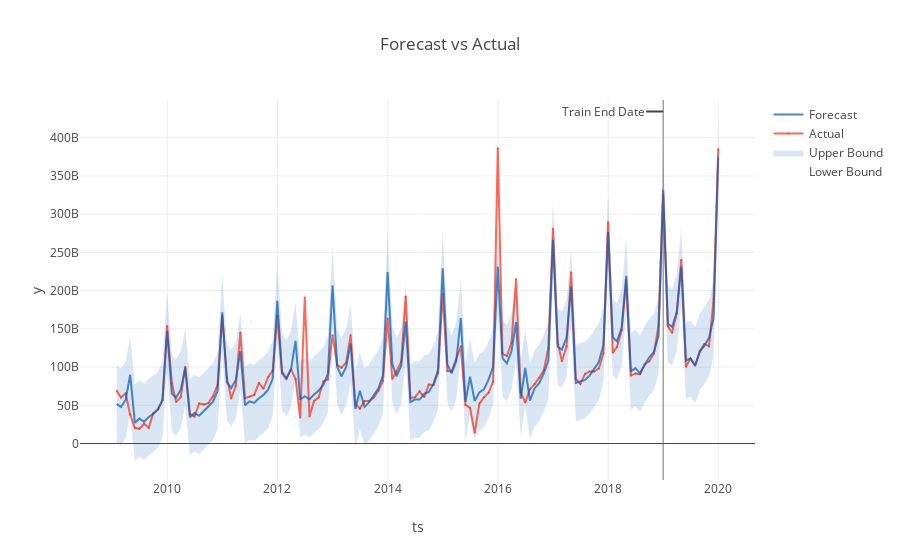

Write notebook code for a chart like this one.
### Code cell
backtest = result.backtest
fig = backtest.plot()
plotly.io.show(fig)

### Figure 1 — Plotly figure (JSON) as saved in the notebook; plotly's stock layout.template omitted (floating-point values rounded to 4 significant figures; data arrays with more than 128 entries replaced by an {"elided": "..."} marker saying what was removed)
{"data": [{"legendgroup": "interval", "line": {"color": "rgba(0, 90, 181, 0.5)", "width": 0}, "mode": "lines", "name": "Lower Bound", "type": "scatter", "uid": "e82e2c0b-7a2c-44e8-934d-4418ff82b306", "x": {"elided": "132 str values"}, "y": {"elided": "132 float values"}}, {"fill": "tonexty", "fillcolor": "rgba(0, 90, 181, 0.15)", "legendgroup": "interval", "line": {"color": "rgba(0, 90, 181, 0.5)", "width": 0}, "mode": "lines", "name": "Upper Bound", "type": "scatter", "uid": "a7daa734-040b-4de9-a301-16fae3ca5e40", "x": {"elided": "132 str values"}, "y": {"elided": "132 float values"}}, {"line": {"color": "rgba(250, 43, 20, 0.7)"}, "marker": {"color": "rgba(250, 43, 20, 0.7)", "size": 2}, "mode": "lines+markers", "name": "Actual", "opacity": 1, "type": "scatter", "uid": "2399d807-a5aa-4337-812d-c672e276b2aa", "x": {"elided": "132 str values"}, "y": {"elided": "132 int values"}}, {"line": {"color": "rgba(0, 90, 181, 0.7)", "dash": "solid"}, "name": "Forecast", "type": "scatter", "uid": "c3b6386f-7398-4abd-bed5-6286f42f7f4a", "x": {"elided": "132 str values"}, "y": {"elided": "132 float values"}}], "layout": {"annotations": [{"arrowhead": 0, "ax": -60, "ay": 0, "showarrow": true, "text": "Train End Date", "x": "2018-12-31", "xref": "x", "y": 0.97, "yref": "paper"}], "legend": {"traceorder": "reversed"}, "shapes": [{"line": {"color": "rgba(100, 100, 100, 0.9)", "width": 1}, "type": "line", "x0": "2018-12-31", "x1": "2018-12-31", "xref": "x", "y0": 0, "y1": 1, "yref": "paper"}], "showlegend": true, "title": {"text": "Forecast vs Actual"}, "xaxis": {"title": {"text": "ts"}}, "yaxis": {"title": {"text": "y"}}}}
